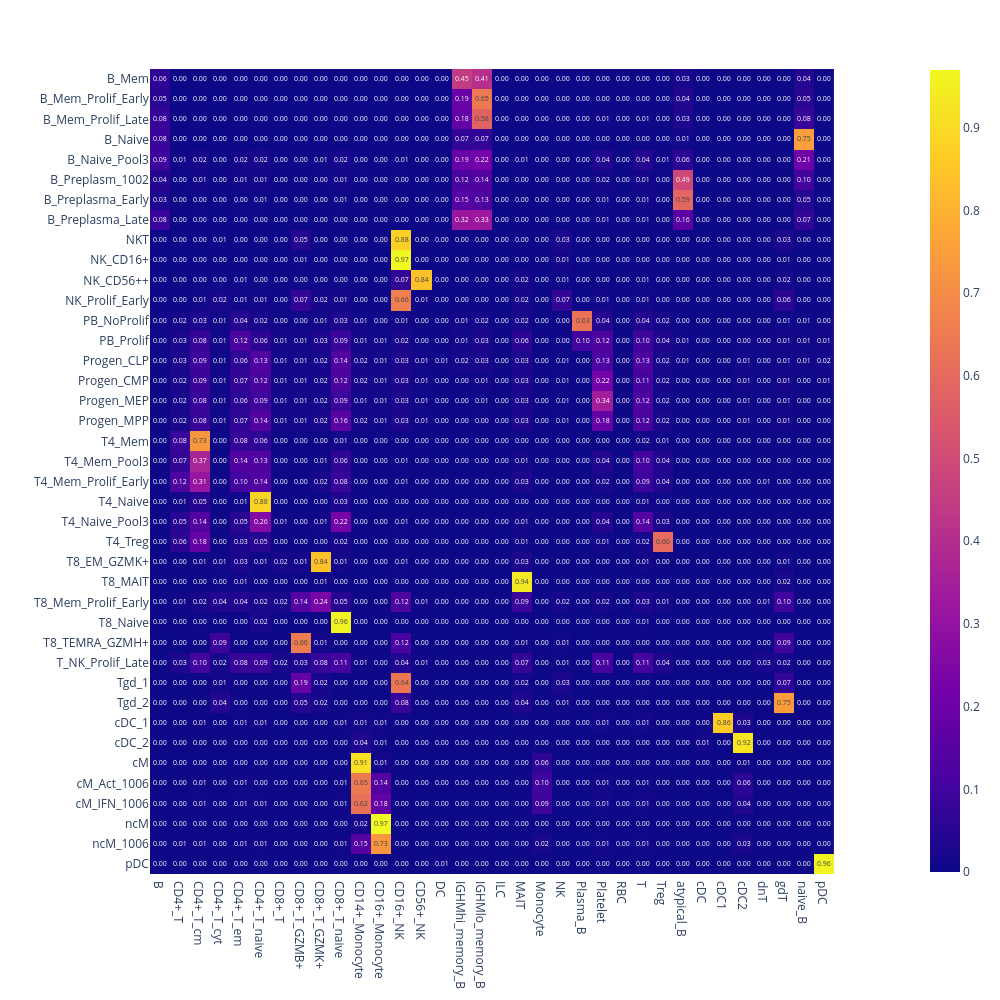

Source (notebook cell):
### Code cell
plot_heatmap(cluster_mapping)

### Figure 1 — Plotly figure (JSON) as saved in the notebook; plotly's stock layout.template omitted (floating-point values rounded to 4 significant figures; data arrays with more than 128 entries replaced by an {"elided": "..."} marker saying what was removed)
{"data": [{"coloraxis": "coloraxis", "hovertemplate": "x: %{x}<br>y: %{y}<br>color: %{z}<extra></extra>", "name": "0", "texttemplate": "%{z:.2f}", "type": "heatmap", "x": ["B", "CD4+_T", "CD4+_T_cm", "CD4+_T_cyt", "CD4+_T_em", "CD4+_T_naive", "CD8+_T", "CD8+_T_GZMB+", "CD8+_T_GZMK+", "CD8+_T_naive", "CD14+_Monocyte", "CD16+_Monocyte", "CD16+_NK", "CD56+_NK", "DC", "IGHMhi_memory_B", "IGHMlo_memory_B", "ILC", "MAIT", "Monocyte", "NK", "Plasma_B", "Platelet", "RBC", "T", "Treg", "atypical_B", "cDC", "cDC1", "cDC2", "dnT", "gdT", "naive_B", "pDC"], "xaxis": "x", "y": ["B_Mem", "B_Mem_Prolif_Early", "B_Mem_Prolif_Late", "B_Naive", "B_Naive_Pool3", "B_Preplasm_1002", "B_Preplasma_Early", "B_Preplasma_Late", "NKT", "NK_CD16+", "NK_CD56++", "NK_Prolif_Early", "PB_NoProlif", "PB_Prolif", "Progen_CLP", "Progen_CMP", "Progen_MEP", "Progen_MPP", "T4_Mem", "T4_Mem_Pool3", "T4_Mem_Prolif_Early", "T4_Naive", "T4_Naive_Pool3", "T4_Treg", "T8_EM_GZMK+", "T8_MAIT", "T8_Mem_Prolif_Early", "T8_Naive", "T8_TEMRA_GZMH+", "T_NK_Prolif_Late", "Tgd_1", "Tgd_2", "cDC_1", "cDC_2", "cM", "cM_Act_1006", "cM_IFN_1006", "ncM", "ncM_1006", "pDC"], "yaxis": "y", "z": {"elided": "40x34 float values"}}], "layout": {"autosize": false, "coloraxis": {"colorscale": [[0, "#0d0887"], [0.1111, "#46039f"], [0.2222, "#7201a8"], [0.3333, "#9c179e"], [0.4444, "#bd3786"], [0.5556, "#d8576b"], [0.6667, "#ed7953"], [0.7778, "#fb9f3a"], [0.8889, "#fdca26"], [1, "#f0f921"]]}, "height": 1000, "margin": {"t": 60}, "width": 1000, "xaxis": {"anchor": "y", "autorange": true, "constrain": "domain", "domain": [0.08482, 0.9152], "range": [-0.5, 33.5], "scaleanchor": "y", "type": "category"}, "yaxis": {"anchor": "x", "autorange": true, "constrain": "domain", "domain": [0, 1], "range": [39.5, -0.5], "type": "category"}}}
